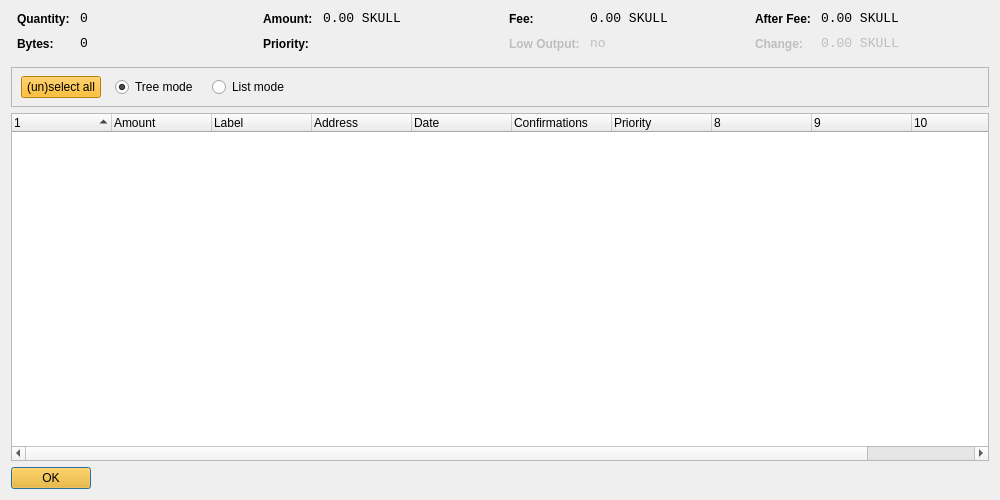
<?xml version="1.0" encoding="UTF-8"?>
<ui version="4.0">
 <class>CoinControlDialog</class>
 <widget class="QDialog" name="CoinControlDialog">
  <property name="geometry">
   <rect>
    <x>0</x>
    <y>0</y>
    <width>1000</width>
    <height>500</height>
   </rect>
  </property>
  <property name="windowTitle">
   <string>Coin Control</string>
  </property>
  <layout class="QVBoxLayout" name="verticalLayout">
   <item>
    <layout class="QHBoxLayout" name="horizontalLayoutTop" stretch="0,0,0,0">
     <property name="topMargin">
      <number>0</number>
     </property>
     <property name="bottomMargin">
      <number>10</number>
     </property>
     <item>
      <layout class="QFormLayout" name="formLayoutCoinControl1">
       <property name="horizontalSpacing">
        <number>10</number>
       </property>
       <property name="verticalSpacing">
        <number>10</number>
       </property>
       <property name="leftMargin">
        <number>6</number>
       </property>
       <property name="rightMargin">
        <number>6</number>
       </property>
       <item row="0" column="0">
        <widget class="QLabel" name="labelCoinControlQuantityText">
         <property name="styleSheet">
          <string notr="true">font-weight:bold;</string>
         </property>
         <property name="text">
          <string>Quantity:</string>
         </property>
        </widget>
       </item>
       <item row="0" column="1">
        <widget class="QLabel" name="labelCoinControlQuantity">
         <property name="font">
          <font>
           <family>Monospace</family>
           <pointsize>10</pointsize>
          </font>
         </property>
         <property name="cursor">
          <cursorShape>IBeamCursor</cursorShape>
         </property>
         <property name="contextMenuPolicy">
          <enum>Qt::ActionsContextMenu</enum>
         </property>
         <property name="text">
          <string notr="true">0</string>
         </property>
         <property name="textInteractionFlags">
          <set>Qt::LinksAccessibleByMouse|Qt::TextSelectableByKeyboard|Qt::TextSelectableByMouse</set>
         </property>
        </widget>
       </item>
       <item row="1" column="0">
        <widget class="QLabel" name="labelCoinControlBytesText">
         <property name="styleSheet">
          <string notr="true">font-weight:bold;</string>
         </property>
         <property name="text">
          <string>Bytes:</string>
         </property>
        </widget>
       </item>
       <item row="1" column="1">
        <widget class="QLabel" name="labelCoinControlBytes">
         <property name="font">
          <font>
           <family>Monospace</family>
           <pointsize>10</pointsize>
          </font>
         </property>
         <property name="cursor">
          <cursorShape>IBeamCursor</cursorShape>
         </property>
         <property name="contextMenuPolicy">
          <enum>Qt::ActionsContextMenu</enum>
         </property>
         <property name="text">
          <string notr="true">0</string>
         </property>
         <property name="textInteractionFlags">
          <set>Qt::LinksAccessibleByMouse|Qt::TextSelectableByKeyboard|Qt::TextSelectableByMouse</set>
         </property>
        </widget>
       </item>
      </layout>
     </item>
     <item>
      <layout class="QFormLayout" name="formLayoutCoinControl2">
       <property name="horizontalSpacing">
        <number>10</number>
       </property>
       <property name="verticalSpacing">
        <number>10</number>
       </property>
       <property name="leftMargin">
        <number>6</number>
       </property>
       <property name="rightMargin">
        <number>6</number>
       </property>
       <item row="0" column="0">
        <widget class="QLabel" name="labelCoinControlAmountText">
         <property name="styleSheet">
          <string notr="true">font-weight:bold;</string>
         </property>
         <property name="text">
          <string>Amount:</string>
         </property>
        </widget>
       </item>
       <item row="0" column="1">
        <widget class="QLabel" name="labelCoinControlAmount">
         <property name="font">
          <font>
           <family>Monospace</family>
           <pointsize>10</pointsize>
          </font>
         </property>
         <property name="cursor">
          <cursorShape>IBeamCursor</cursorShape>
         </property>
         <property name="contextMenuPolicy">
          <enum>Qt::ActionsContextMenu</enum>
         </property>
         <property name="text">
          <string notr="true">0.00 SKULL</string>
         </property>
         <property name="textInteractionFlags">
          <set>Qt::LinksAccessibleByMouse|Qt::TextSelectableByKeyboard|Qt::TextSelectableByMouse</set>
         </property>
        </widget>
       </item>
       <item row="1" column="0">
        <widget class="QLabel" name="labelCoinControlPriorityText">
         <property name="styleSheet">
          <string notr="true">font-weight:bold;</string>
         </property>
         <property name="text">
          <string>Priority:</string>
         </property>
        </widget>
       </item>
       <item row="1" column="1">
        <widget class="QLabel" name="labelCoinControlPriority">
         <property name="font">
          <font>
           <family>Monospace</family>
           <pointsize>10</pointsize>
          </font>
         </property>
         <property name="cursor">
          <cursorShape>IBeamCursor</cursorShape>
         </property>
         <property name="contextMenuPolicy">
          <enum>Qt::ActionsContextMenu</enum>
         </property>
         <property name="text">
          <string/>
         </property>
         <property name="textInteractionFlags">
          <set>Qt::LinksAccessibleByMouse|Qt::TextSelectableByKeyboard|Qt::TextSelectableByMouse</set>
         </property>
        </widget>
       </item>
      </layout>
     </item>
     <item>
      <layout class="QFormLayout" name="formLayoutCoinControl3">
       <property name="horizontalSpacing">
        <number>10</number>
       </property>
       <property name="verticalSpacing">
        <number>10</number>
       </property>
       <property name="leftMargin">
        <number>6</number>
       </property>
       <property name="rightMargin">
        <number>6</number>
       </property>
       <item row="0" column="0">
        <widget class="QLabel" name="labelCoinControlFeeText">
         <property name="styleSheet">
          <string notr="true">font-weight:bold;</string>
         </property>
         <property name="text">
          <string>Fee:</string>
         </property>
        </widget>
       </item>
       <item row="0" column="1">
        <widget class="QLabel" name="labelCoinControlFee">
         <property name="font">
          <font>
           <family>Monospace</family>
           <pointsize>10</pointsize>
          </font>
         </property>
         <property name="cursor">
          <cursorShape>IBeamCursor</cursorShape>
         </property>
         <property name="contextMenuPolicy">
          <enum>Qt::ActionsContextMenu</enum>
         </property>
         <property name="text">
          <string notr="true">0.00 SKULL</string>
         </property>
         <property name="textInteractionFlags">
          <set>Qt::LinksAccessibleByMouse|Qt::TextSelectableByKeyboard|Qt::TextSelectableByMouse</set>
         </property>
        </widget>
       </item>
       <item row="1" column="0">
        <widget class="QLabel" name="labelCoinControlLowOutputText">
         <property name="enabled">
          <bool>false</bool>
         </property>
         <property name="styleSheet">
          <string notr="true">font-weight:bold;</string>
         </property>
         <property name="text">
          <string>Low Output:</string>
         </property>
        </widget>
       </item>
       <item row="1" column="1">
        <widget class="QLabel" name="labelCoinControlLowOutput">
         <property name="enabled">
          <bool>false</bool>
         </property>
         <property name="font">
          <font>
           <family>Monospace</family>
           <pointsize>10</pointsize>
          </font>
         </property>
         <property name="cursor">
          <cursorShape>IBeamCursor</cursorShape>
         </property>
         <property name="contextMenuPolicy">
          <enum>Qt::ActionsContextMenu</enum>
         </property>
         <property name="text">
          <string notr="true">no</string>
         </property>
         <property name="textInteractionFlags">
          <set>Qt::LinksAccessibleByMouse|Qt::TextSelectableByKeyboard|Qt::TextSelectableByMouse</set>
         </property>
        </widget>
       </item>
      </layout>
     </item>
     <item>
      <layout class="QFormLayout" name="formLayoutCoinControl4">
       <property name="horizontalSpacing">
        <number>10</number>
       </property>
       <property name="verticalSpacing">
        <number>10</number>
       </property>
       <property name="leftMargin">
        <number>6</number>
       </property>
       <property name="rightMargin">
        <number>6</number>
       </property>
       <item row="0" column="0">
        <widget class="QLabel" name="labelCoinControlAfterFeeText">
         <property name="styleSheet">
          <string notr="true">font-weight:bold;</string>
         </property>
         <property name="text">
          <string>After Fee:</string>
         </property>
        </widget>
       </item>
       <item row="0" column="1">
        <widget class="QLabel" name="labelCoinControlAfterFee">
         <property name="font">
          <font>
           <family>Monospace</family>
           <pointsize>10</pointsize>
          </font>
         </property>
         <property name="cursor">
          <cursorShape>IBeamCursor</cursorShape>
         </property>
         <property name="contextMenuPolicy">
          <enum>Qt::ActionsContextMenu</enum>
         </property>
         <property name="text">
          <string notr="true">0.00 SKULL</string>
         </property>
         <property name="textInteractionFlags">
          <set>Qt::LinksAccessibleByMouse|Qt::TextSelectableByKeyboard|Qt::TextSelectableByMouse</set>
         </property>
        </widget>
       </item>
       <item row="1" column="0">
        <widget class="QLabel" name="labelCoinControlChangeText">
         <property name="enabled">
          <bool>false</bool>
         </property>
         <property name="styleSheet">
          <string notr="true">font-weight:bold;</string>
         </property>
         <property name="text">
          <string>Change:</string>
         </property>
        </widget>
       </item>
       <item row="1" column="1">
        <widget class="QLabel" name="labelCoinControlChange">
         <property name="enabled">
          <bool>false</bool>
         </property>
         <property name="font">
          <font>
           <family>Monospace</family>
           <pointsize>10</pointsize>
          </font>
         </property>
         <property name="cursor">
          <cursorShape>IBeamCursor</cursorShape>
         </property>
         <property name="contextMenuPolicy">
          <enum>Qt::ActionsContextMenu</enum>
         </property>
         <property name="text">
          <string notr="true">0.00 SKULL</string>
         </property>
         <property name="textInteractionFlags">
          <set>Qt::LinksAccessibleByMouse|Qt::TextSelectableByKeyboard|Qt::TextSelectableByMouse</set>
         </property>
        </widget>
       </item>
      </layout>
     </item>
    </layout>
   </item>
   <item>
    <widget class="QFrame" name="frame">
     <property name="minimumSize">
      <size>
       <width>0</width>
       <height>40</height>
      </size>
     </property>
     <property name="frameShape">
      <enum>QFrame::StyledPanel</enum>
     </property>
     <property name="frameShadow">
      <enum>QFrame::Sunken</enum>
     </property>
     <widget class="QWidget" name="horizontalLayoutWidget">
      <property name="geometry">
       <rect>
        <x>10</x>
        <y>0</y>
        <width>781</width>
        <height>41</height>
       </rect>
      </property>
      <layout class="QHBoxLayout" name="horizontalLayoutPanel" stretch="0,0,0,0">
       <property name="spacing">
        <number>14</number>
       </property>
       <item>
        <widget class="QPushButton" name="pushButtonSelectAll">
         <property name="sizePolicy">
          <sizepolicy hsizetype="Maximum" vsizetype="Fixed">
           <horstretch>0</horstretch>
           <verstretch>0</verstretch>
          </sizepolicy>
         </property>
         <property name="styleSheet">
          <string notr="true">background-color: rgb(255, 175, 0);</string>
         </property>
         <property name="text">
          <string>(un)select all</string>
         </property>
        </widget>
       </item>
       <item>
        <widget class="QRadioButton" name="radioTreeMode">
         <property name="sizePolicy">
          <sizepolicy hsizetype="Maximum" vsizetype="Fixed">
           <horstretch>0</horstretch>
           <verstretch>0</verstretch>
          </sizepolicy>
         </property>
         <property name="text">
          <string>Tree mode</string>
         </property>
         <property name="checked">
          <bool>true</bool>
         </property>
        </widget>
       </item>
       <item>
        <widget class="QRadioButton" name="radioListMode">
         <property name="sizePolicy">
          <sizepolicy hsizetype="Maximum" vsizetype="Fixed">
           <horstretch>0</horstretch>
           <verstretch>0</verstretch>
          </sizepolicy>
         </property>
         <property name="text">
          <string>List mode</string>
         </property>
        </widget>
       </item>
       <item>
        <spacer name="horizontalSpacer">
         <property name="orientation">
          <enum>Qt::Horizontal</enum>
         </property>
         <property name="sizeHint" stdset="0">
          <size>
           <width>40</width>
           <height>20</height>
          </size>
         </property>
        </spacer>
       </item>
      </layout>
     </widget>
    </widget>
   </item>
   <item>
    <widget class="CoinControlTreeWidget" name="treeWidget">
     <property name="contextMenuPolicy">
      <enum>Qt::CustomContextMenu</enum>
     </property>
     <property name="sortingEnabled">
      <bool>false</bool>
     </property>
     <property name="columnCount">
      <number>11</number>
     </property>
     <attribute name="headerShowSortIndicator" stdset="0">
      <bool>true</bool>
     </attribute>
     <attribute name="headerStretchLastSection">
      <bool>false</bool>
     </attribute>
     <column>
      <property name="text">
       <string/>
      </property>
     </column>
     <column>
      <property name="text">
       <string>Amount</string>
      </property>
     </column>
     <column>
      <property name="text">
       <string>Label</string>
      </property>
     </column>
     <column>
      <property name="text">
       <string>Address</string>
      </property>
     </column>
     <column>
      <property name="text">
       <string>Date</string>
      </property>
     </column>
     <column>
      <property name="text">
       <string>Confirmations</string>
      </property>
      <property name="toolTip">
       <string>Confirmed</string>
      </property>
     </column>
     <column>
      <property name="text">
       <string>Priority</string>
      </property>
     </column>
     <column>
      <property name="text">
       <string/>
      </property>
     </column>
     <column>
      <property name="text">
       <string/>
      </property>
     </column>
     <column>
      <property name="text">
       <string/>
      </property>
     </column>
     <column>
      <property name="text">
       <string/>
      </property>
     </column>
    </widget>
   </item>
   <item>
    <widget class="QDialogButtonBox" name="buttonBox">
     <property name="sizePolicy">
      <sizepolicy hsizetype="Maximum" vsizetype="Fixed">
       <horstretch>0</horstretch>
       <verstretch>0</verstretch>
      </sizepolicy>
     </property>
     <property name="styleSheet">
      <string notr="true">background-color: rgb(255, 175, 0);</string>
     </property>
     <property name="orientation">
      <enum>Qt::Horizontal</enum>
     </property>
     <property name="standardButtons">
      <set>QDialogButtonBox::Ok</set>
     </property>
    </widget>
   </item>
  </layout>
 </widget>
 <customwidgets>
  <customwidget>
   <class>CoinControlTreeWidget</class>
   <extends>QTreeWidget</extends>
   <header>coincontroltreewidget.h</header>
  </customwidget>
 </customwidgets>
 <resources/>
 <connections/>
</ui>
